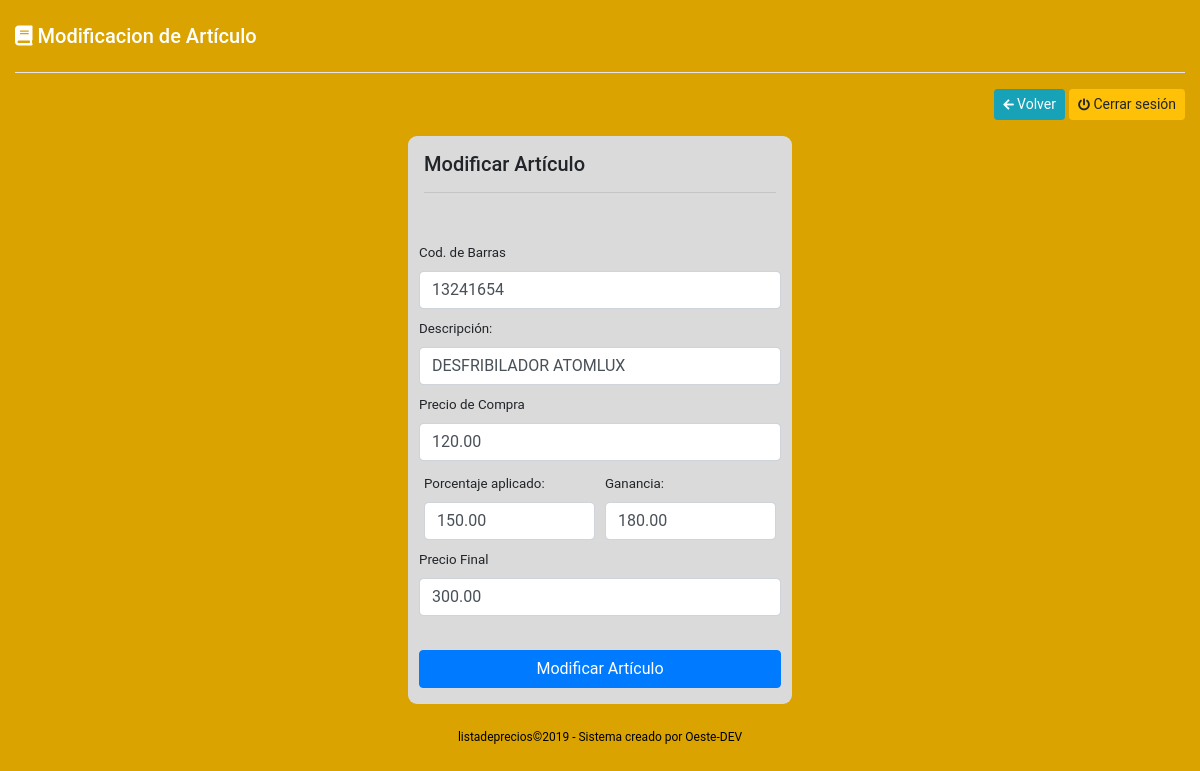
The page /modificar.php?id=48 (signed in) on the database its author committed.
### tables this page shows
CREATE TABLE IF NOT EXISTS `articulo` (
  `id_articulo` int(255) NOT NULL AUTO_INCREMENT,
  `codigo` varchar(255) NOT NULL,
  `descripcion` varchar(255) NOT NULL,
  `preciodecompra` decimal(10,2) NOT NULL,
  `porcentaje` decimal(10,2) NOT NULL,
  `ganancia` decimal(10,2) NOT NULL,
  `preciofinal` decimal(10,2) NOT NULL,
  PRIMARY KEY (`id_articulo`)
);

### modificar.php (the view, shortened to what this page needs)
<!DOCTYPE html>
<html lang="es">
<?php include 'header.php';?>
<body>
  <div class="container-fluid mt-4">
    <div class="row">
      <div class="col-md-6">
        <h5 style="color: white;"><i class="fa fa-book" style="font-size: 20px;"></i>  Modificacion de Artículo </h5>
      </div>
      <div class="col-md-6">
      </div>
    </div>
    <hr class="bg-white">
    <div class="row">
      <div class="col-md-6">
      </div>
      <div class="col-md-6 text-right">
        <a class="btn btn-info btn-sm" href="home.php" ><i class="fa fa-arrow-left"></i> Volver</a>
        <a class="btn btn-warning btn-sm" href="logout.php"><i class="fa fa-power-off"></i> Cerrar sesión</a>
      </div>
    </div>
    <div class="row mt-2">
      <div class="col-md-4 offset-md-4 p-2">
        <div class="formulario">
          <h5>Modificar Artículo</h5>
          <hr>
          <br>
          <?php
          require 'conexion/conexion.php';
          $id= $_GET['id'];
          $query_orden=mysqli_query($conn,"select * from articulo where id_articulo='$id'");
          while($rw=mysqli_fetch_array($query_orden))
          {
          ?>
          <form action="procesos/modificar.php?id=<?php echo $rw['id_articulo']; ?>" method="post">
            <div class="form-row">
                <label>Cod. de Barras</label>
                <input type="text" class="form-control" id="dato_uno" name="dato_uno" value="<?php echo $rw['codigo']; ?>" onkeyup="javascript:this.value=this.value.toUpperCase();" required>
            </div>
            <div class="form-row">
                <label>Descripción:</label>
                <input type="text" class="form-control" name="dato_dos" id="dato_dos" value="<?php echo $rw['descripcion']; ?>" required onkeyup="javascript:this.value=this.value.toUpperCase();">
            </div>
            <div class="form-row">
                <label>Precio de Compra</label>
                <input type="number" class="form-control monto" name="dato_tres" id="dato_tres" step="any" value="<?php echo $rw['preciodecompra']; ?>" required onkeyup="sumar();">
            </div>
            <div class="form-row">
              <div class="col-md-6">
                <label>Porcentaje aplicado:</label>
                <input type="number" class="form-control monto" name="dato_cuatro" id="dato_cuatro" step="any" value="<?php echo $rw['porcentaje']; ?>" required onkeyup="sumar();">
              </div>
              <div class="col-md-6">
                <label>Ganancia:</label>
                <input class="form-control monto" name="dato_cinco" id="dato_cinco" value="<?php echo $rw['ganancia']; ?>" required>
              </div>
            </div>
            <div class="form-row">
                <label>Precio Final</label>
                <input class="form-control monto" name="dato_seis" id="dato_seis" value="<?php echo $rw['preciofinal']; ?>" required>
                <br>
            </div>
            <br>
            <div class="form-row">
              <button type="submit" class="btn btn-primary btn-block">Modificar Artículo</button>
            </div>
          </form>
          <?php
          }
          ?>
        </div>
      </div>
    </div>
  </div>
  <?php include 'footer.php';?>
</body>
</html>

### rows shown on the page
articulo: dato_uno "13241654", dato_dos "DESFRIBILADOR ATOMLUX", dato_tres "120.00", dato_cuatro "150.00", dato_cinco "180.00", dato_seis "300.00"
